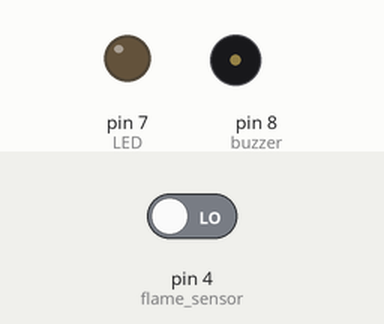
Simulated run of this sketch. Board: Arduino Uno, built with avr-gcc and run on an emulated ATmega328P. On the bench: output pins drawn as LEDs (lit = HIGH), buzzer (waves = sounding, pin HIGH). Dashed ring = blinking. Inputs (shaded band) come from the test bench; at power-on: pin 4 (flame_sensor) LOW.

Above: at 2.8 s.
2.9 s: pin 4 (flame_sensor) driven HIGH
At 3.9 s:
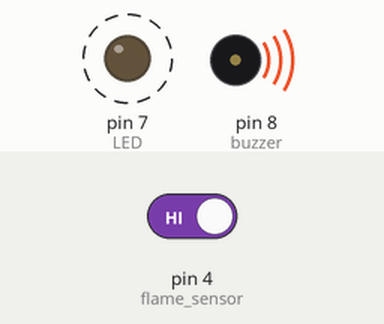
7.0 s: pin 4 (flame_sensor) driven LOW
At 8.2 s:
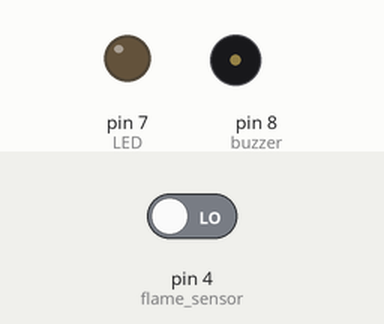
Timing chart, 0 to 10.0 s (numbered marks = the images above; inputs shaded):
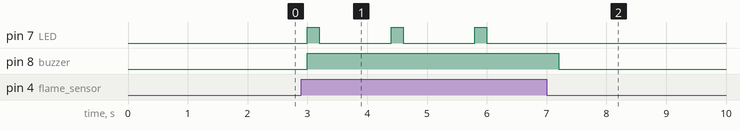

The sketch:

flame_sensor.ino
```cpp
int buzzer = 8;
int LED = 7;
int flame_sensor = 4;
int flame_detected;
 void setup()
 {
   pinMode(buzzer, OUTPUT);
   pinMode(LED, OUTPUT);
   pinMode(flame_sensor, INPUT);
 }
 void loop()
 {
   flame_detected = digitalRead(flame_sensor);
   if(flame_detected == 1) //or HIGH
   {
     digitalWrite(buzzer, HIGH);
     digitalWrite(LED, HIGH);
     delay(200);
     digitalWrite(LED, LOW);
     delay(200);
   }
   else
   {
     digitalWrite(buzzer, LOW);
     digitalWrite(LED, LOW);
   }
   delay(1000);
 }
```

Measured:
- after the input at 2.9 s, pin 7 (LED): alternates HIGH for 0.20 s and LOW for 1.2 s, starting after 0.10 s; pin 8 (buzzer): LOW → HIGH after 0.10 s
- after the input at 7.0 s, pin 7 (LED): stops changing and stays LOW; pin 8 (buzzer): HIGH → LOW after 0.20 s
